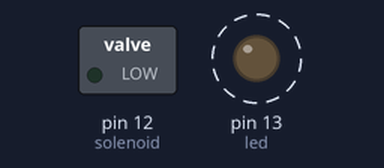
Bench run of a sketch on a simulated Arduino Uno, built with avr-gcc and run on an emulated ATmega328P. Shown: switched loads named in the sketch (green lamp = pin HIGH), output pins drawn as LEDs (lit = HIGH). Dashed ring = blinking.

Above: at 0.6 s.
Timing chart, 0 to 3.0 s (numbered marks = the images above):
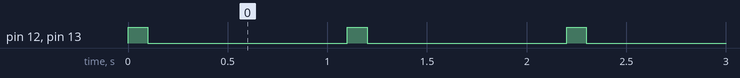

Measured:
- by itself, pin 12 (solenoid), pin 13 (led): alternates HIGH for 0.10 s and LOW for 1.0 s

The sketch:

resonance-teensy.ino
```cpp
// Resonance Teensy

const int solenoid = 12;
const int led = LED_BUILTIN;

void setup() {
  pinMode(solenoid, OUTPUT);
  pinMode(led, OUTPUT);
}

void loop() {
  digitalWrite(solenoid, HIGH);
  digitalWrite(led, HIGH);
  delay(100);
  digitalWrite(solenoid, LOW);
  digitalWrite(led, LOW);
  delay(1000);
}
```
